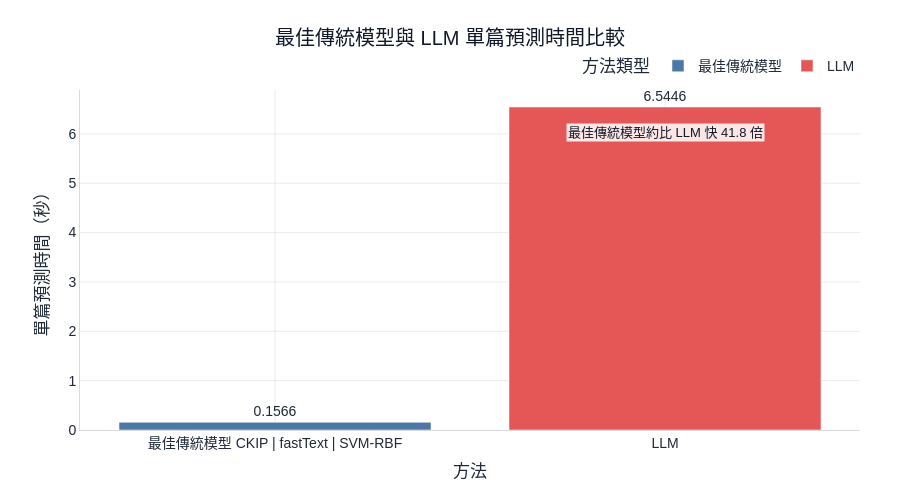

Notebook cell for this chart:
### Markdown cell above
### 圖 5-3 最佳傳統模型與 LLM 單篇預測時間比較圖

**建議放置章節：5.4.1 傳統模型與 LLM 推論時間比較**

圖說：本圖比較最佳傳統模型與 LLM 在單篇文本預測情境下的平均耗時，用以說明傳統模型在實務部署上是否具備較高即時性。

### Code cell
if df_done.empty or 'total_infer_mean_sec' not in df_model.columns:
    print('無可用比較資料。')
else:
    best_traditional = df_model.sort_values(['pr_auc', 'roc_auc', 'f1'], ascending=False).iloc[0].copy()
    llm_mean_sec = df_done['llm_response_time_sec'].mean()

    compare_df = pd.DataFrame({
        '方法類型': ['最佳傳統模型', 'LLM'],
        '顯示名稱': [f"最佳傳統模型\n{best_traditional['tokenizer'].upper()} | {best_traditional['repr_pretty']} | {best_traditional['model_pretty']}",
            'LLM'
        ],
        'seconds': [best_traditional['total_infer_mean_sec'], llm_mean_sec]
    })
    speedup = llm_mean_sec / best_traditional['total_infer_mean_sec']
    display(compare_df)

    fig = px.bar(
        compare_df,
        x='顯示名稱',
        y='seconds',
        color='方法類型',
        text='seconds',
        color_discrete_map=COMPARE_COLOR_MAP,
        title='最佳傳統模型與 LLM 單篇預測時間比較',
        labels={'顯示名稱': '方法', 'seconds': '單篇預測時間（秒）'}
    )
    fig.update_traces(texttemplate='%{text:.4f}', textposition='outside')
    apply_thesis_theme(fig, height=500, legend_title='方法類型')
    fig.add_annotation(
        x=1,
        y=max(compare_df['seconds']) * 0.92,
        text=f"最佳傳統模型約比 LLM 快 {speedup:.1f} 倍",
        showarrow=False,
        font=dict(size=13, color='#111827'),
        bgcolor='rgba(255,255,255,0.85)'
    )
    export_fig(fig, 'best_traditional_vs_llm_time.png', width=1100, height=500, scale=2)
    fig.show()

### Figure 1 — Plotly figure (JSON) as saved in the notebook; plotly's stock layout.template omitted (floating-point values rounded to 4 significant figures)
{"data": [{"hovertemplate": "方法類型=最佳傳統模型<br>方法=%{x}<br>單篇預測時間（秒）=%{text}<extra></extra>", "legendgroup": "最佳傳統模型", "marker": {"color": "#4C78A8", "pattern": {"shape": ""}}, "name": "最佳傳統模型", "orientation": "v", "showlegend": true, "text": [0.1566], "textposition": "outside", "texttemplate": "%{text:.4f}", "type": "bar", "x": ["最佳傳統模型\nCKIP | fastText | SVM-RBF"], "xaxis": "x", "y": [0.1566], "yaxis": "y"}, {"hovertemplate": "方法類型=LLM<br>方法=%{x}<br>單篇預測時間（秒）=%{text}<extra></extra>", "legendgroup": "LLM", "marker": {"color": "#E45756", "pattern": {"shape": ""}}, "name": "LLM", "orientation": "v", "showlegend": true, "text": [6.545], "textposition": "outside", "texttemplate": "%{text:.4f}", "type": "bar", "x": ["LLM"], "xaxis": "x", "y": [6.545], "yaxis": "y"}], "layout": {"annotations": [{"bgcolor": "rgba(255,255,255,0.85)", "font": {"color": "#111827", "size": 13}, "showarrow": false, "text": "最佳傳統模型約比 LLM 快 41.8 倍", "x": 1, "y": 6.021}], "barmode": "relative", "font": {"color": "#1F2937", "family": "Microsoft JhengHei, Arial", "size": 14}, "height": 500, "legend": {"orientation": "h", "title": {"text": "方法類型"}, "tracegroupgap": 0, "x": 1, "xanchor": "right", "y": 1.02, "yanchor": "bottom"}, "margin": {"b": 70, "l": 80, "r": 40, "t": 90}, "paper_bgcolor": "white", "plot_bgcolor": "white", "title": {"font": {"color": "#111827", "size": 20}, "text": "最佳傳統模型與 LLM 單篇預測時間比較", "x": 0.5, "xanchor": "center"}, "xaxis": {"anchor": "y", "domain": [0, 1], "gridcolor": "rgba(0,0,0,0.08)", "linecolor": "rgba(0,0,0,0.15)", "showgrid": true, "title": {"text": "方法"}, "zeroline": false}, "yaxis": {"anchor": "x", "domain": [0, 1], "gridcolor": "rgba(0,0,0,0.08)", "linecolor": "rgba(0,0,0,0.15)", "showgrid": true, "title": {"text": "單篇預測時間（秒）"}, "zeroline": false}}}
